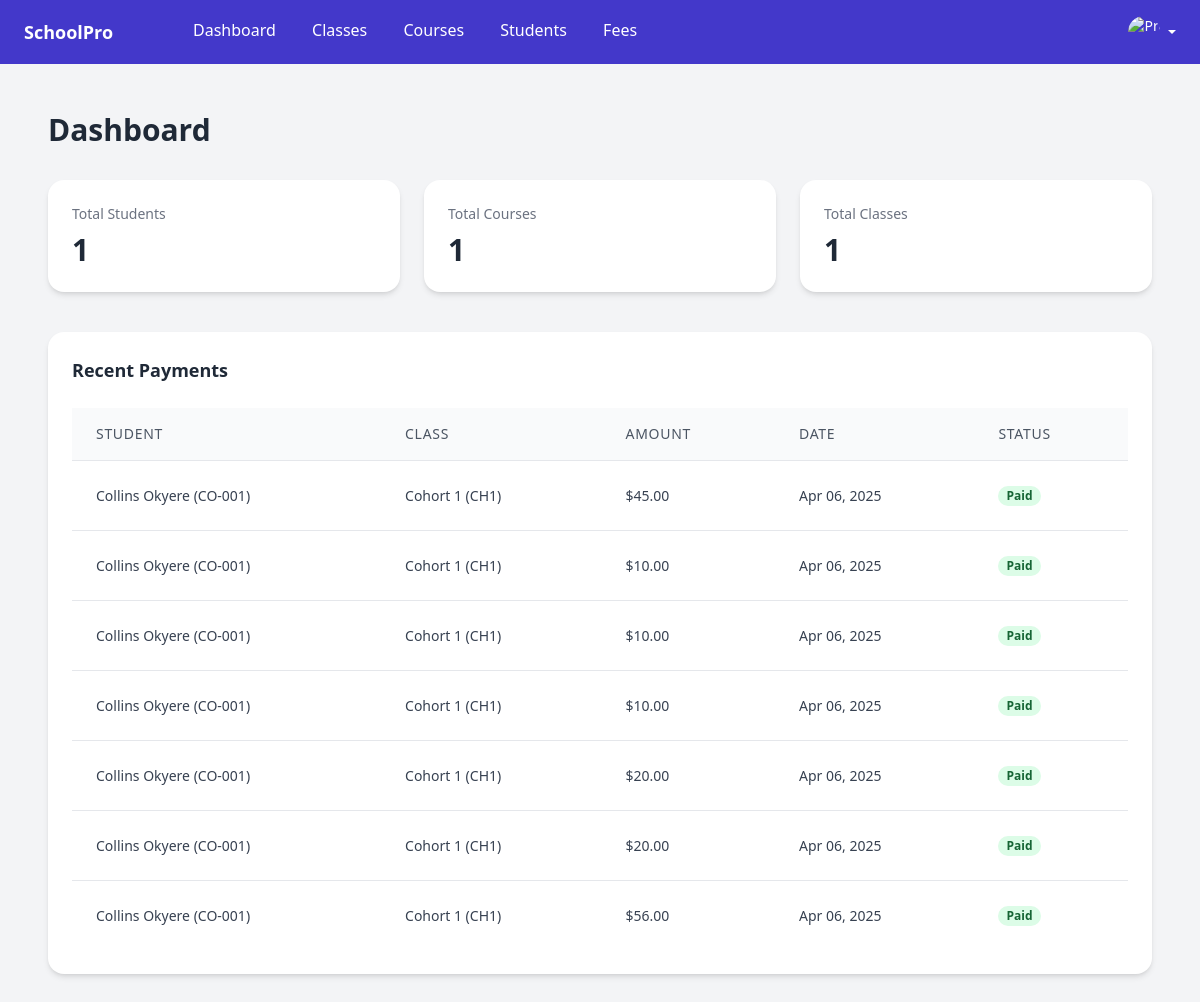
/dashboard/, run on the app's committed database.
### fees/models.py (models this page shows)
class Payment(models.Model):
    student = models.ForeignKey(Student, related_name='payments', on_delete=models.CASCADE)
    amount = models.DecimalField(max_digits=10, decimal_places=2)
    date = models.DateTimeField(default=timezone.now)
    mode_of_payment = models.CharField(max_length=100, null=False, blank=False)
    status = models.CharField(max_length=20, default='Paid')

### students/models.py (models this page shows, shortened)
class Student(models.Model):
    first_name = models.CharField(max_length=100)
    last_name = models.CharField(max_length=100)
    student_id = models.CharField(max_length=10, unique=True, blank=True)
    date_of_birth = models.DateField(auto_now_add=True)
    gender = models.CharField(max_length=10)
    email = models.EmailField(unique=True)
    phone_number = models.CharField(max_length=10)
    enrolled_on = models.DateField(default=timezone.now)
    classroom = models.ForeignKey(Classroom, on_delete=models.SET_NULL, null=True, blank=True)
    course = models.ForeignKey(Course, on_delete=models.SET_NULL, null=True, blank=True)

### classrooms/models.py (models this page shows)
class Classroom(BaseModel):
    name = models.CharField(max_length=100)
    code = models.CharField(max_length=20, unique=True)
    def __str__(self):
        return f"{self.name} ({self.code})"

### dashboard/views.py (the view)
# urls.py: path('', views.index, name='list'),
def index(request):
    students_count = Student.objects.count()
    courses_count = Course.objects.count()
    classes_count = Classroom.objects.count()
    payments = Payment.objects.all()
    context = {
        'students_count': students_count,
        'courses_count': courses_count,
        'classes_count': classes_count,
        'payments': payments
    }
    return render(request, 'dashboard/dashboard.html', context)

### dashboard/templates/dashboard/dashboard.html (shortened to what this page needs)
{% extends "app_shell.html" %}
{% block content %}
  <div class="p-6 min-h-screen">
    <h1 class="text-3xl font-bold text-gray-800 mb-8">Dashboard</h1>
    <div class="grid grid-cols-1 sm:grid-cols-2 lg:grid-cols-3 gap-6">
      <div class="bg-white rounded-2xl shadow-md p-6">
        <h2 class="text-sm font-medium text-gray-500">Total Students</h2>
        <p class="text-3xl font-bold text-gray-800 mt-2">{{ students_count }}</p>
      </div>
      <div class="bg-white rounded-2xl shadow-md p-6">
        <h2 class="text-sm font-medium text-gray-500">Total Courses</h2>
        <p class="text-3xl font-bold text-gray-800 mt-2">{{ courses_count }}</p>
      </div>
      <div class="bg-white rounded-2xl shadow-md p-6">
        <h2 class="text-sm font-medium text-gray-500">Total Classes</h2>
        <p class="text-3xl font-bold text-gray-800 mt-2">{{ classes_count }}</p>
      </div>
    </div>
    <div class="bg-white rounded-2xl shadow-md p-6 mt-10">
      <h2 class="text-lg font-semibold text-gray-800 mb-4">Recent Payments</h2>
      <div class="overflow-x-auto">
        <table class="min-w-full divide-y divide-gray-200 text-sm">
          <thead class="bg-gray-50">
            <tr>
              <th class="px-6 py-3 text-left font-medium text-gray-600 uppercase tracking-wider">Student</th>
              <th class="px-6 py-3 text-left font-medium text-gray-600 uppercase tracking-wider">Class</th>
              <th class="px-6 py-3 text-left font-medium text-gray-600 uppercase tracking-wider">Amount</th>
              <th class="px-6 py-3 text-left font-medium text-gray-600 uppercase tracking-wider">Date</th>
              <th class="px-6 py-3 text-left font-medium text-gray-600 uppercase tracking-wider">Status</th>
            </tr>
          </thead>
          <tbody class="divide-y divide-gray-200 text-gray-700">
            {% for payment in payments %}
              <tr>
                <td class="px-6 py-4 whitespace-nowrap">{{ payment.student.first_name }} {{ payment.student.last_name }} ({{ payment.student.student_id }})</td>
                <td class="px-6 py-4 whitespace-nowrap">{{ payment.student.classroom }}</td>
                <td class="px-6 py-4 whitespace-nowrap">${{ payment.amount }}</td>
                <td class="px-6 py-4 whitespace-nowrap">{{ payment.date|date:"M d, Y" }}</td>
                <td class="px-6 py-4 whitespace-nowrap">
                  {% if payment.status == 'Paid' %}
                    <span class="px-2 inline-flex text-xs leading-5 font-semibold rounded-full bg-green-100 text-green-800">
                      Paid
                    </span>
                  {% else %}
                    <span class="px-2 inline-flex text-xs leading-5 font-semibold rounded-full bg-red-100 text-red-800">
                      Pending
                    </span>
                  {% endif %}
                </td>
              </tr>
              {% empty %}
              <tr>
                <td colspan="5" class="px-6 py-4 text-center text-gray-500">No recent payments found.</td>
              </tr>
            {% endfor %}
          </tbody>
        </table>
      </div>
    </div>
  </div>
{% endblock %}

### templates/app_shell.html (shortened to what this page needs)
{% load static tailwind_tags %}
<!DOCTYPE html>
<html lang="en">
    <head>
        <link rel="stylesheet" href="https://cdn.jsdelivr.net/npm/bootstrap@5.3.0/dist/css/bootstrap.min.css">
        {% tailwind_css %}
        <script src="https://cdn.tailwindcss.com"></script>
    </head>
    <body>
        <nav class="bg-indigo-700 text-white p-4 flex h-16 justify-between items-center">
            <div class="max-w-6xl flex justify-between space-x-16">
                <a href="{% url 'dashboard:index' %}" class="text-lg font-bold">SchoolPro</a>
                <div>
                    <a href="{% url 'dashboard:index' %}" title="Dashboard" class="px-3 hover:underline">Dashboard</a>
                    <a href="{% url 'classrooms:list' %}" title="Posts" class="px-3 hover:underline">Classes</a>
                    <a href="{% url 'courses:list' %}" title="Posts" class="px-3 hover:underline">Courses</a>
                    <a href="{% url 'students:list' %}" title="Posts" class="px-3 hover:underline">Students</a>
                    <a href="{% url 'fees:list' %}" title="Registration" class="px-3 hover:underline">Fees</a>
                </div>
            </div>
            <div  class="text-sm font-medium">
                <ul class="navbar-nav">
                    <li class="nav-item dropdown">
                        <a class="nav-link dropdown-toggle flex justify-end items-center space-x-1" href="#" id="navbarDropdown" role="button" data-bs-toggle="dropdown">
                            <img src="https://img.freepik.com/premium-photo/person-with-blue-shirt-back-blue-circle_1322703-7518.jpg?w=740" alt="Profile" class="rounded-circle h-8 w-8">
                        </a>
                    </li>
                </ul>
            </div>
        </nav>
        <div class="mx-auto  bg-gray-100 min-h-screen p-6">
            {% block content %}{% endblock %}
        </div>
    </body>
</html>

### data on the page
Payment: student.first_name "Collins", student.last_name "Okyere", student.student_id "CO-001", student.classroom "Cohort 1 (CH1)", amount "45.00", date "Apr 06, 2025", status "Paid"
Payment: student.first_name "Collins", student.last_name "Okyere", student.student_id "CO-001", student.classroom "Cohort 1 (CH1)", amount "10.00", date "Apr 06, 2025", status "Paid"
Payment: student.first_name "Collins", student.last_name "Okyere", student.student_id "CO-001", student.classroom "Cohort 1 (CH1)", amount "10.00", date "Apr 06, 2025", status "Paid"
Payment: student.first_name "Collins", student.last_name "Okyere", student.student_id "CO-001", student.classroom "Cohort 1 (CH1)", amount "10.00", date "Apr 06, 2025", status "Paid"
Payment: student.first_name "Collins", student.last_name "Okyere", student.student_id "CO-001", student.classroom "Cohort 1 (CH1)", amount "20.00", date "Apr 06, 2025", status "Paid"
Payment: student.first_name "Collins", student.last_name "Okyere", student.student_id "CO-001", student.classroom "Cohort 1 (CH1)", amount "20.00", date "Apr 06, 2025", status "Paid"
Payment: student.first_name "Collins", student.last_name "Okyere", student.student_id "CO-001", student.classroom "Cohort 1 (CH1)", amount "56.00", date "Apr 06, 2025", status "Paid"

### other printed values
{{ students_count }} "1"
{{ courses_count }} "1"
{{ classes_count }} "1"
